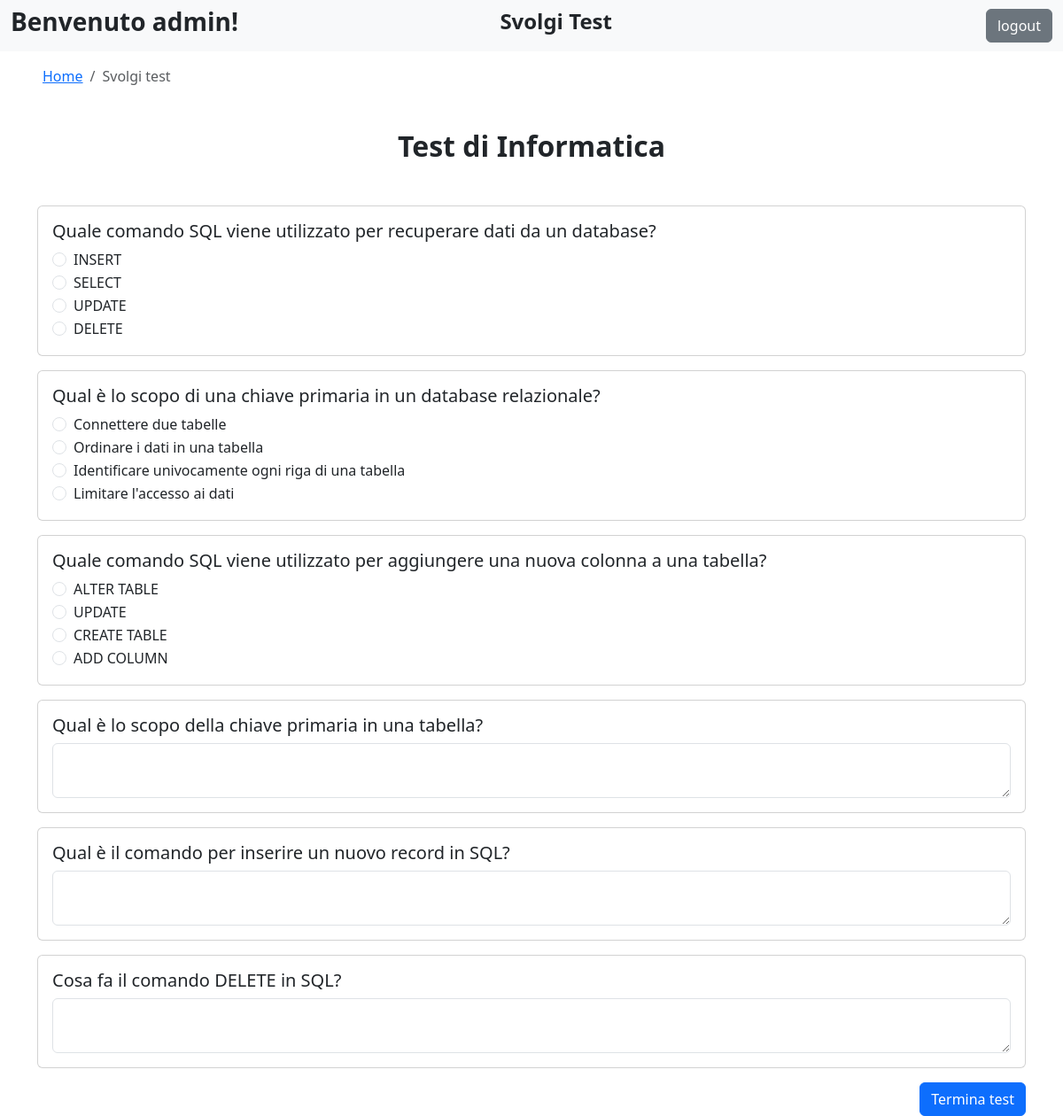
The app's page /svolgi_test.php?id_test=1 (signed in) with its own data.
### tables this page shows
CREATE TABLE `test` (
  `id` int(11) NOT NULL,
  `titolo` varchar(255) NOT NULL,
  `descrizione` text DEFAULT NULL
);

CREATE TABLE `domanda` (
  `id` int(11) NOT NULL,
  `testo` varchar(2000) NOT NULL,
  `tipo` enum('multipla','aperta') DEFAULT NULL,
  `id_test` int(11) NOT NULL
);

CREATE TABLE `risposta` (
  `id` int(11) NOT NULL,
  `testo` varchar(2000) DEFAULT NULL,
  `corretta` tinyint(1) NOT NULL,
  `id_domanda` int(11) NOT NULL
);

### svolgi_test.php (the view, shortened to what this page needs)
<?php
    include "include/db.php";
    if ($_SERVER['REQUEST_METHOD'] === 'GET' && isset($_GET["id_test"])){
        $id_test = $_GET["id_test"];
    } else if ($_SERVER['REQUEST_METHOD'] === 'POST' && isset($_POST["id_test"]) && isset($_POST["invia"])) {
        $id_test = $_POST["id_test"];
        $id_user = $_SESSION["user_id"];
        unset($_POST['invia']);
        foreach ($_POST["risposte"] as $id_domanda => $risposta_data) {
            $sql = "INSERT INTO risposte_date (id_test, id_user, id_domanda, tipologia_domanda, risposta_data)
                    VALUES (?, ?, ?,
                    (SELECT tipo FROM domanda WHERE id = ?), ?)
                    ON DUPLICATE KEY UPDATE risposta_data = ?";
            $stmt = $conn->prepare($sql);
            if (is_array($risposta_data)) {
                $risposta_data = implode(",", array_map('strval', $risposta_data));
            }
            $stmt->bind_param("iiiiss", $id_test, $id_user, $id_domanda, $id_domanda, $risposta_data, $risposta_data);
            $stmt->execute();
        }
        go_to("studenti.php");
        exit();
    } else {
        go_to("studenti.php");
        exit();
    }
    $sql = "SELECT * FROM test WHERE id = ?";
    $stmt = $conn->prepare($sql);
    $stmt->bind_param("i", $id_test);
    $stmt->execute();
    $result = $stmt->get_result();
    $test = $result->fetch_assoc();
    $sql = "SELECT * FROM domanda WHERE id_test = ?";
    $stmt = $conn->prepare($sql);
    $stmt->bind_param("i", $id_test);
    $stmt->execute();
    $result = $stmt->get_result();
    $domande = $result->fetch_all(MYSQLI_ASSOC);
    for ($i = 0; $i < count($domande); $i++) {
        $sql = "SELECT * FROM risposta WHERE id_domanda = ?";
        $stmt = $conn->prepare($sql);
        $stmt->bind_param("i", $domande[$i]["id"]);
        $stmt->execute();
        $result = $stmt->get_result();
        $risposte = $result->fetch_all(MYSQLI_ASSOC);
        $r = array();
        foreach ($risposte as $key => $risposta) {
            $risposta["indice"] = $key;
            $r[] = $risposta;
        }
        $domande[$i]["risposte"] = $r;
    }
?>
<!DOCTYPE html>
<html lang="en">
<head>
    <link rel="stylesheet" href="https://cdn.jsdelivr.net/npm/bootstrap@4.3.1/dist/css/bootstrap.min.css">
    <link href="https://cdn.jsdelivr.net/npm/bootstrap@5.3.0-alpha1/dist/css/bootstrap.min.css" rel="stylesheet">
    <link href="https://cdn.jsdelivr.net/npm/bootstrap-icons/font/bootstrap-icons.css" rel="stylesheet">
</head>
<body>
    <nav class="navbar navbar-expand-lg navbar-light bg-light">
        <div class="container-fluid d-flex justify-content-between">
            <h3 class="fw-bold">Benvenuto <?php echo $_SESSION["username"]; ?>!</h3>
            <h4 class="fw-bold text-center" style="transform: translateX(-50%);">Svolgi Test</h4>
            <form class="d-flex" method="POST" action="php/do_logout.php">
                <input class="btn btn-secondary ms-auto" type="submit" id="logout" name="logout" value="logout">
            </form>
        </div>
    </nav>
    <div class="ms-5 mt-3">
        <nav aria-label="breadcrumb">
            <ol class="breadcrumb">
                <li class="breadcrumb-item"><a href="studenti.php">Home</a></li>
                <li class="breadcrumb-item active" aria-current="page">Svolgi test</li>
            </ol>
        </nav>
    </div>
    <div class="mt-3">
        <h2 class="fw-bold text-center my-5"><?php echo $test["titolo"] ?></h2>
        <form method="POST" action="svolgi_test.php" class="w-90 container">
            <?php
                foreach ($domande as $domanda) {
                    echo "<div class='card mb-3'>";
                    echo "<div class='card-body'>";
                    echo "<h5 class='card-title'>" . $domanda["testo"] . "</h5>";
                    foreach ($domanda["risposte"] as $key => $risposta) {
                        echo "<div class='form-check'>";
                        echo "<input class='form-check-input' type='radio' name='risposte[" . $domanda["id"] . "]' value='" . $key+1 . "'>";
                        echo "<label class='form-check-label'>" . $risposta["testo"] . "</label>";
                        echo "</div>";
                    }
                    if ($domanda["tipo"] === "aperta") {
                        echo "<textarea class='form-control' name='risposte[" . $domanda["id"] . "]'></textarea>";
                    }
                    echo "</div></div>";
                }
            ?>
            <input type="submit" name="invia" class="btn btn-primary float-right" value="Termina test">
        </form>
    </div>
</body>
</html>

### records on screen
test: titolo "Test di Informatica"
domanda: testo "Quale comando SQL viene utilizzato per recuperare dati da un database?"
risposta: testo "INSERT"
risposta: testo "SELECT"
risposta: testo "UPDATE"
risposta: testo "DELETE"
domanda: testo "Qual è lo scopo di una chiave primaria in un database relazionale?"
risposta: testo "Connettere due tabelle"
risposta: testo "Ordinare i dati in una tabella"
risposta: testo "Identificare univocamente ogni riga di una tabella"
risposta: testo "Limitare l'accesso ai dati"
domanda: testo "Quale comando SQL viene utilizzato per aggiungere una nuova colonna a una tabella?"
risposta: testo "ALTER TABLE"
risposta: testo "UPDATE"
risposta: testo "CREATE TABLE"
risposta: testo "ADD COLUMN"
domanda: testo "Qual è lo scopo della chiave primaria in una tabella?"
domanda: testo "Qual è il comando per inserire un nuovo record in SQL?"
domanda: testo "Cosa fa il comando DELETE in SQL?"

### other values on screen
$_SESSION["username"] "admin"
